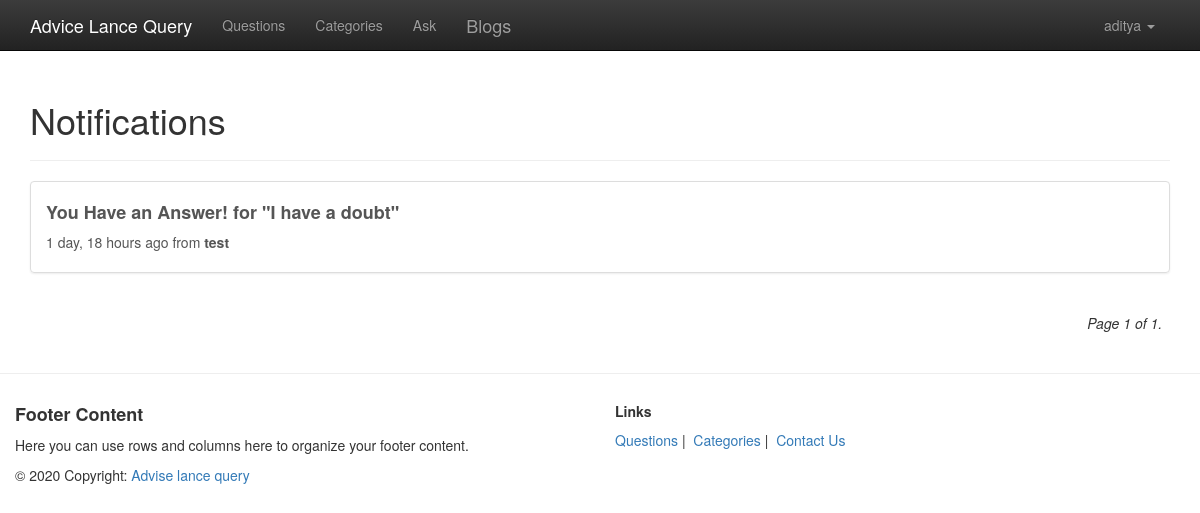
The app's page /questions/notifications/ (signed in) with its own data.
### questions/models.py (models this page shows, shortened)
class SendNotification(models.Model):
    user = models.ForeignKey(User, related_name='user',on_delete=models.CASCADE)
    from_user = models.ForeignKey(User, related_name='from_user',on_delete=models.CASCADE)
    question = models.ForeignKey(Question,on_delete=models.CASCADE)
    message = models.CharField(max_length=256)
    sent = models.DateTimeField(auto_now_add=True)
    viewed = models.BooleanField(default=False)
    class Meta:
        ordering = ['-sent']

class Question(models.Model):
    user = models.ForeignKey(User, on_delete=models.CASCADE)
    category = models.ForeignKey(Category, on_delete=models.CASCADE)
    qus = models.CharField(max_length=256, verbose_name="question")
    details = models.TextField(blank=True)
    slug = models.SlugField(unique=True, max_length=256)
    created = models.DateTimeField(auto_now_add=True)
    updated = models.DateTimeField(auto_now=True)
    def __str__(self):
        return self.qus
    def get_absolute_url(self):
        return reverse("questions:question_detail", kwargs={"slug": self.slug})
    class Meta:
        ordering = ['-updated', '-created']

### questions/views.py (the view)
def notification(request):
    user = request.user
    notification = SendNotification.objects.filter(user=user)
    notification.update(viewed=True)
    paginator = Paginator(notification, 12)
    page = request.GET.get("page")
    try:
        query_list = paginator.page(page)
    except PageNotAnInteger:
        query_list = paginator.page(1)
    except EmptyPage:
        query_list = paginator.page(paginator.num_pages)
    context = { "query_list": query_list }
    return render(request, "questions/notification.html", context)

### templates/questions/notification.html (shortened to what this page needs)
{% extends "questions/base.html" %}
{% block content %}
<h1>Notifications</h1>
<hr>
{% if query_list %}
{% for obj in query_list %}
    <div class="list-group">
    <a href="{{ obj.question.get_absolute_url }}" class="list-group-item list-group-item-action flex-column align-items-start">
    <div class="d-flex w-100 justify-content-between">
      <h4 class="mb-1"><b>{{ obj.message }} for "{{ obj.question }}"</b></h4>
        {{ obj.sent|timesince }} ago from <b>{{ obj.from_user }}</b>
    </div>
  </a>
</div>
{% endfor %}
{% else %}
No Notifications Found.
{% endif %}
{% include "questions/paginator.html" %}
{% endblock content %}

### templates/questions/navbar.html (shortened to what this page needs)
<nav class="navbar navbar-inverse navbar-fixed-top">
  <div class="container-fluid">
    <div class="navbar-header">
      <a class="navbar-brand" href="{% url 'blog:allblogs' %}" style="padding-left: 30px;">Advice Lance Query</a>
    </div>
    <div class="collapse navbar-collapse" id="bs-example-navbar-collapse-1">
      <ul class="nav navbar-nav">
        <li><a href="{% url 'questions:question_list' %}">Questions</a></li>
        <li><a href="{% url 'questions:category_list' %}">Categories</a></li>
        <li><a href="{% url 'questions:question_ask' %}">Ask</a></li>
        <a class="navbar-brand" href="{% url 'blog:allblogs' %}" style="padding-left: 30px;">Blogs</a>
      </ul>
      <ul class="nav navbar-nav navbar-right" style="padding-right: 30px;">
        {% if request.user.is_authenticated %}
        <li class="dropdown">
          <a href="{{request.user.get_absolute_url}}" class="dropdown-toggle" data-toggle="dropdown" role="button" aria-haspopup="true" aria-expanded="false">
          {{ request.user.username }}
          <span class="caret"></span>
          </a>
        </li>
        {% else %}
        <li><a href="{% url 'blog:user_login' %}">Login</a></li>
        <li><a href="{% url 'blog:register' %}">Register</a></li>
        {% endif %}
      </ul>
    </div>
  </div>
</nav>

### records on screen
SendNotification: message "You Have an Answer!", question "I have a doubt", sent "1 day, 18 hours", from_user "test"

### other values on screen
{{ request.user.username }} "aditya"
{{ query_list.number }} "1"
{{ query_list.paginator.num_pages }} "1"
